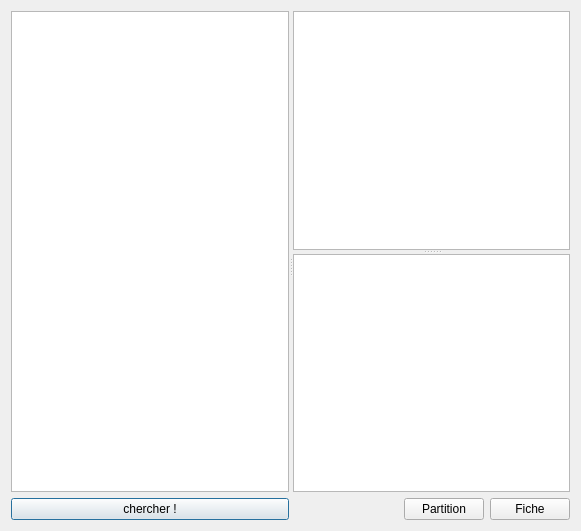
<?xml version="1.0" encoding="UTF-8"?>
<ui version="4.0">
 <class>Form1</class>
 <widget class="QDialog" name="Form1">
  <property name="geometry">
   <rect>
    <x>0</x>
    <y>0</y>
    <width>581</width>
    <height>531</height>
   </rect>
  </property>
  <property name="acceptDrops">
   <bool>true</bool>
  </property>
  <property name="windowTitle">
   <string>Dialog</string>
  </property>
  <layout class="QGridLayout" name="gridLayout">
   <item row="0" column="0">
    <widget class="QSplitter" name="splitter">
     <property name="orientation">
      <enum>Qt::Horizontal</enum>
     </property>
     <widget class="QWidget" name="layoutWidget">
      <layout class="QVBoxLayout" name="verticalLayout">
       <item>
        <widget class="QListWidget" name="listWidget"/>
       </item>
       <item>
        <widget class="QPushButton" name="pushButton1">
         <property name="text">
          <string>chercher !</string>
         </property>
        </widget>
       </item>
      </layout>
     </widget>
     <widget class="QWidget" name="layoutWidget_2">
      <layout class="QVBoxLayout" name="verticalLayout_2">
       <item>
        <widget class="QSplitter" name="splitter_2">
         <property name="orientation">
          <enum>Qt::Vertical</enum>
         </property>
         <widget class="QTableView" name="tableView"/>
         <widget class="QPlainTextEdit" name="plainTextEdit"/>
        </widget>
       </item>
       <item>
        <layout class="QHBoxLayout" name="horizontalLayout">
         <item>
          <spacer name="horizontalSpacer">
           <property name="orientation">
            <enum>Qt::Horizontal</enum>
           </property>
           <property name="sizeHint" stdset="0">
            <size>
             <width>40</width>
             <height>20</height>
            </size>
           </property>
          </spacer>
         </item>
         <item>
          <widget class="QPushButton" name="pushButton_2">
           <property name="text">
            <string>Partition</string>
           </property>
          </widget>
         </item>
         <item>
          <widget class="QPushButton" name="pushButton">
           <property name="text">
            <string>Fiche</string>
           </property>
          </widget>
         </item>
        </layout>
       </item>
      </layout>
     </widget>
    </widget>
   </item>
  </layout>
 </widget>
 <resources/>
 <connections/>
 <slots>
  <slot>AddEntry()</slot>
 </slots>
</ui>
